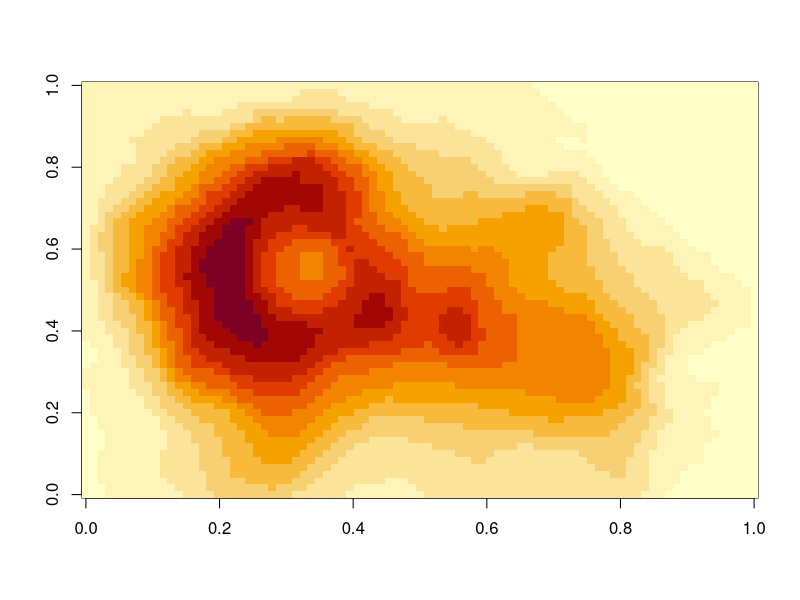

Source code (R):
## ---- chunk 1
# some R code
image(volcano)
## ---- chunk 2
#| label: r-chunk-name
# a code chunk
